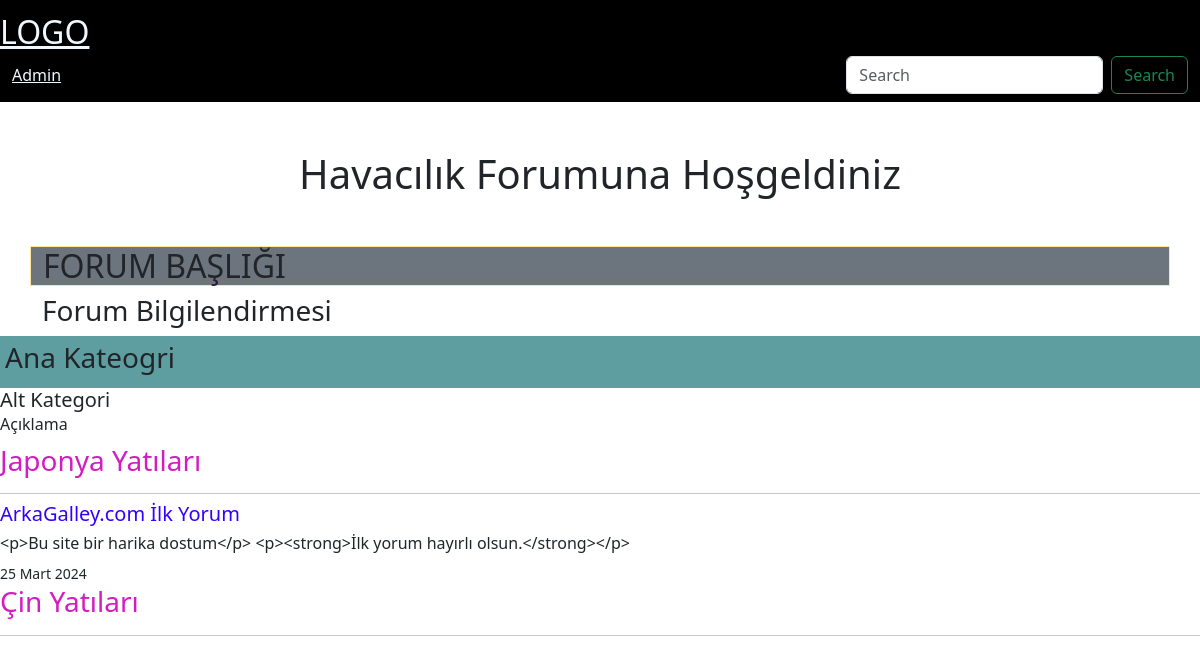
Page /altforum/ on the committed database.
### forum/models.py (models this page shows, shortened)
class Subjects(models.Model):
    name = models.CharField(max_length= 100,verbose_name='Konu')
    slug = models.SlugField(null = True, blank = True ,editable=False)
    altKategori = models.ForeignKey(Subcategory,on_delete = models.SET_NULL,null = True)
    created_at = models.DateTimeField(auto_now_add = True, null =True, verbose_name="Oluşturulma Tarihi")
    class Meta:
        verbose_name_plural= '03-Konu Başlıkları'
        verbose_name = 'Konu'
        ordering = ['name']

class Comment(models.Model):
    id = models.UUIDField(primary_key = True, db_index = True , unique= True , default =uuid.uuid4 , editable = False)
    title = models.CharField(max_length =400,verbose_name = 'Başlık')
    owner = models.ForeignKey(User, on_delete = models.CASCADE,null = True, verbose_name = 'Kullanıcı')
    subjects = models.ForeignKey(Subjects,on_delete=models.SET_NULL, null= True,verbose_name='Konu')
    content =RichTextField(('Yorumunuz'))
    image = models.ImageField(upload_to='forum/', verbose_name='Resim',null=True,blank= True)
    slug = models.SlugField(null = True, blank = True, editable = False)
    created_at = models.DateTimeField(auto_now_add = True, null =True, verbose_name="Oluşturulma Tarihi")
    class Meta:
        verbose_name_plural = "04-Yorumlar"
        verbose_name = "Yorum"
        ordering = ['-created_at']

### forum/views.py (the view)
# urls.py: path('altforum/',altForum, name='altForum'),
def altForum(request):
    mysubjects = Subjects.objects.all().order_by('name')
    comment = Comment.objects.all()
    context={
        'mysubjects': mysubjects,
        'comment':comment,
    }
    return render(request, 'forum2.html', context)

### templates/forum2.html (shortened to what this page needs)
{% load humanize %}
<!DOCTYPE html>
<html lang="tr">
<head>
    <link href="https://cdn.jsdelivr.net/npm/bootstrap@5.3.3/dist/css/bootstrap.min.css" rel="stylesheet"
>
    <link rel="stylesheet" href="../static/css/style.css">
</head>
<body>
    {% include 'partials/_navbar.html' %}
    <div class="container mt-3">
        <h1 class="text-center mb-5 mt-5">Havacılık Forumuna Hoşgeldiniz</h1>
        <div class="row">
            <h2 class="border border-1 border-warning-subtle bg-secondary">FORUM BAŞLIĞI</h2>
            <h3 class="forum-text">Forum Bilgilendirmesi </h3>
        </div>
    </div>
    <div class="forum-con">
        <div class="forum-box1">
            <h3>Ana Kateogri</h3>
        </div>
        <div class="forum-box2">
            <h5>Alt Kategori</h5>
            <p>Açıklama</p>
        </div>
    </div>
    <div class="forum-con">
        {% for baslik in mysubjects %}
        <h3 style="color: rgb(210, 30, 192);">{{baslik.name}}</h5>
        <hr class="mb-2">
        {% for yorum in baslik.comment_set.all %}
            <h5 style="color: rgb(51, 0, 255);">{{yorum.title}}</h5>
            <h6>{{yorum.content|truncatechars:'200'}}</h6>
            <small>{{yorum.created_at|naturalday}}</small>
        {% endfor %}
        {% endfor %}
    </div>
</body>
</html>

### static/css/style.css (style rules this page uses)
* { box-sizing: border-box; padding: 0; margin: 0; }
.forum-box1 { background-color: cadetblue; height: auto; padding: 5px; }
.forum-box2 h5 { margin: 0px 0px; }
.forum-box2 p { margin-bottom: 8px; }

### rows in the picture
Subjects: name "Japonya Yatıları"
Comment: title "ArkaGalley.com İlk Yorum", content "<p>Bu site bir harika dostum</p> <p><strong>İlk yorum hayırlı olsun.</strong></p>", created_at "25 Mart 2024"
Subjects: name "Çin Yatıları"
